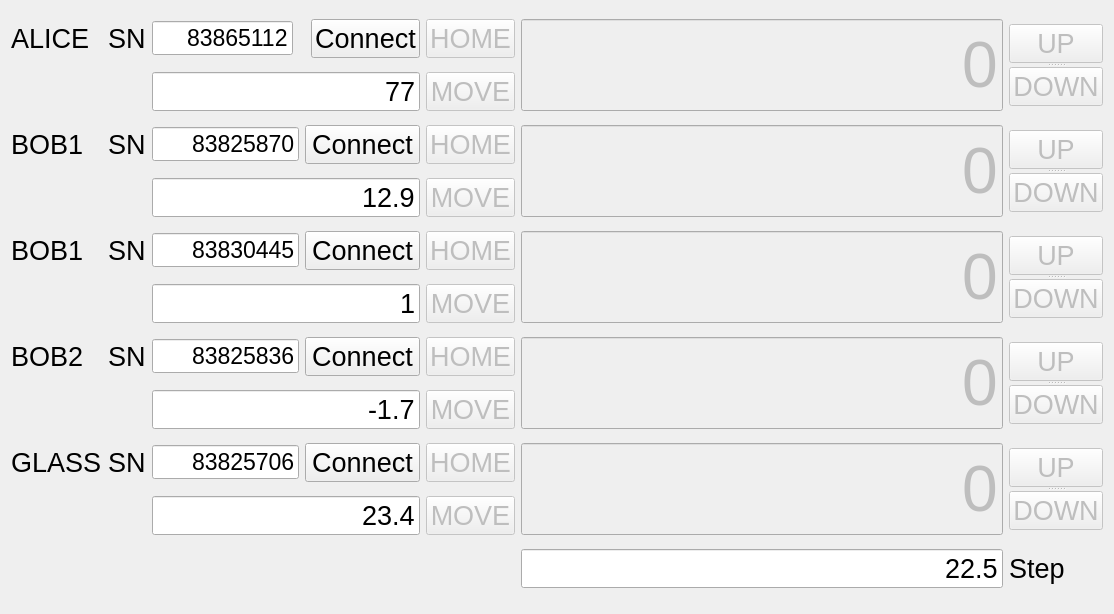
<?xml version="1.0" encoding="UTF-8"?>
<ui version="4.0">
 <class>Form</class>
 <widget class="QWidget" name="Form">
  <property name="geometry">
   <rect>
    <x>0</x>
    <y>0</y>
    <width>1114</width>
    <height>614</height>
   </rect>
  </property>
  <property name="windowTitle">
   <string>Form</string>
  </property>
  <layout class="QGridLayout" name="gridLayout_2">
   <item row="0" column="0" colspan="2">
    <widget class="QLabel" name="label_3">
     <property name="font">
      <font>
       <pointsize>20</pointsize>
      </font>
     </property>
     <property name="text">
      <string>ALICE</string>
     </property>
    </widget>
   </item>
   <item row="0" column="2">
    <widget class="QLabel" name="label_2">
     <property name="font">
      <font>
       <pointsize>20</pointsize>
      </font>
     </property>
     <property name="text">
      <string>SN</string>
     </property>
    </widget>
   </item>
   <item row="0" column="3">
    <widget class="QLineEdit" name="txtSN">
     <property name="font">
      <font>
       <pointsize>17</pointsize>
      </font>
     </property>
     <property name="text">
      <string>83865112</string>
     </property>
     <property name="alignment">
      <set>Qt::AlignRight|Qt::AlignTrailing|Qt::AlignVCenter</set>
     </property>
    </widget>
   </item>
   <item row="0" column="8" rowspan="2">
    <widget class="QLineEdit" name="txtPos">
     <property name="enabled">
      <bool>false</bool>
     </property>
     <property name="sizePolicy">
      <sizepolicy hsizetype="Expanding" vsizetype="Preferred">
       <horstretch>0</horstretch>
       <verstretch>0</verstretch>
      </sizepolicy>
     </property>
     <property name="font">
      <font>
       <pointsize>48</pointsize>
      </font>
     </property>
     <property name="text">
      <string>0</string>
     </property>
     <property name="alignment">
      <set>Qt::AlignRight|Qt::AlignTrailing|Qt::AlignVCenter</set>
     </property>
    </widget>
   </item>
   <item row="0" column="9" rowspan="2">
    <widget class="QSplitter" name="splitter">
     <property name="sizePolicy">
      <sizepolicy hsizetype="Maximum" vsizetype="Maximum">
       <horstretch>0</horstretch>
       <verstretch>0</verstretch>
      </sizepolicy>
     </property>
     <property name="font">
      <font>
       <pointsize>20</pointsize>
      </font>
     </property>
     <property name="orientation">
      <enum>Qt::Vertical</enum>
     </property>
     <widget class="QPushButton" name="btnUp">
      <property name="enabled">
       <bool>false</bool>
      </property>
      <property name="sizePolicy">
       <sizepolicy hsizetype="Maximum" vsizetype="Fixed">
        <horstretch>0</horstretch>
        <verstretch>0</verstretch>
       </sizepolicy>
      </property>
      <property name="text">
       <string>UP</string>
      </property>
     </widget>
     <widget class="QPushButton" name="btnDown">
      <property name="enabled">
       <bool>false</bool>
      </property>
      <property name="sizePolicy">
       <sizepolicy hsizetype="Maximum" vsizetype="Fixed">
        <horstretch>0</horstretch>
        <verstretch>0</verstretch>
       </sizepolicy>
      </property>
      <property name="text">
       <string>DOWN</string>
      </property>
     </widget>
    </widget>
   </item>
   <item row="2" column="0" colspan="2">
    <widget class="QLabel" name="label_4">
     <property name="font">
      <font>
       <pointsize>20</pointsize>
      </font>
     </property>
     <property name="text">
      <string>BOB1</string>
     </property>
    </widget>
   </item>
   <item row="2" column="2">
    <widget class="QLabel" name="label_5">
     <property name="font">
      <font>
       <pointsize>20</pointsize>
      </font>
     </property>
     <property name="text">
      <string>SN</string>
     </property>
    </widget>
   </item>
   <item row="2" column="3" colspan="2">
    <widget class="QLineEdit" name="txtSN_2">
     <property name="font">
      <font>
       <pointsize>17</pointsize>
      </font>
     </property>
     <property name="text">
      <string>83825870</string>
     </property>
     <property name="alignment">
      <set>Qt::AlignRight|Qt::AlignTrailing|Qt::AlignVCenter</set>
     </property>
    </widget>
   </item>
   <item row="2" column="5" colspan="2">
    <widget class="QPushButton" name="btnConnect_2">
     <property name="font">
      <font>
       <pointsize>20</pointsize>
      </font>
     </property>
     <property name="text">
      <string>Connect</string>
     </property>
    </widget>
   </item>
   <item row="2" column="7">
    <widget class="QPushButton" name="btnHome_2">
     <property name="enabled">
      <bool>false</bool>
     </property>
     <property name="font">
      <font>
       <pointsize>20</pointsize>
      </font>
     </property>
     <property name="text">
      <string>HOME</string>
     </property>
    </widget>
   </item>
   <item row="2" column="8" rowspan="2">
    <widget class="QLineEdit" name="txtPos_2">
     <property name="enabled">
      <bool>false</bool>
     </property>
     <property name="sizePolicy">
      <sizepolicy hsizetype="Expanding" vsizetype="Preferred">
       <horstretch>0</horstretch>
       <verstretch>0</verstretch>
      </sizepolicy>
     </property>
     <property name="font">
      <font>
       <pointsize>48</pointsize>
      </font>
     </property>
     <property name="text">
      <string>0</string>
     </property>
     <property name="alignment">
      <set>Qt::AlignRight|Qt::AlignTrailing|Qt::AlignVCenter</set>
     </property>
    </widget>
   </item>
   <item row="2" column="9" rowspan="2">
    <widget class="QSplitter" name="splitter_2">
     <property name="sizePolicy">
      <sizepolicy hsizetype="Maximum" vsizetype="Maximum">
       <horstretch>0</horstretch>
       <verstretch>0</verstretch>
      </sizepolicy>
     </property>
     <property name="font">
      <font>
       <pointsize>20</pointsize>
      </font>
     </property>
     <property name="orientation">
      <enum>Qt::Vertical</enum>
     </property>
     <widget class="QPushButton" name="btnUp_2">
      <property name="enabled">
       <bool>false</bool>
      </property>
      <property name="sizePolicy">
       <sizepolicy hsizetype="Maximum" vsizetype="Fixed">
        <horstretch>0</horstretch>
        <verstretch>0</verstretch>
       </sizepolicy>
      </property>
      <property name="text">
       <string>UP</string>
      </property>
     </widget>
     <widget class="QPushButton" name="btnDown_2">
      <property name="enabled">
       <bool>false</bool>
      </property>
      <property name="sizePolicy">
       <sizepolicy hsizetype="Maximum" vsizetype="Fixed">
        <horstretch>0</horstretch>
        <verstretch>0</verstretch>
       </sizepolicy>
      </property>
      <property name="text">
       <string>DOWN</string>
      </property>
     </widget>
    </widget>
   </item>
   <item row="3" column="7">
    <widget class="QPushButton" name="btnMove_2">
     <property name="enabled">
      <bool>false</bool>
     </property>
     <property name="font">
      <font>
       <pointsize>20</pointsize>
      </font>
     </property>
     <property name="text">
      <string>MOVE</string>
     </property>
    </widget>
   </item>
   <item row="4" column="0" colspan="2">
    <widget class="QLabel" name="label_6">
     <property name="font">
      <font>
       <pointsize>20</pointsize>
      </font>
     </property>
     <property name="text">
      <string>BOB1</string>
     </property>
    </widget>
   </item>
   <item row="4" column="2">
    <widget class="QLabel" name="label_7">
     <property name="font">
      <font>
       <pointsize>20</pointsize>
      </font>
     </property>
     <property name="text">
      <string>SN</string>
     </property>
    </widget>
   </item>
   <item row="4" column="3" colspan="2">
    <widget class="QLineEdit" name="txtSN_3">
     <property name="font">
      <font>
       <pointsize>17</pointsize>
      </font>
     </property>
     <property name="text">
      <string>83830445</string>
     </property>
     <property name="alignment">
      <set>Qt::AlignRight|Qt::AlignTrailing|Qt::AlignVCenter</set>
     </property>
    </widget>
   </item>
   <item row="4" column="5" colspan="2">
    <widget class="QPushButton" name="btnConnect_3">
     <property name="font">
      <font>
       <pointsize>20</pointsize>
      </font>
     </property>
     <property name="text">
      <string>Connect</string>
     </property>
    </widget>
   </item>
   <item row="4" column="7">
    <widget class="QPushButton" name="btnHome_3">
     <property name="enabled">
      <bool>false</bool>
     </property>
     <property name="font">
      <font>
       <pointsize>20</pointsize>
      </font>
     </property>
     <property name="text">
      <string>HOME</string>
     </property>
    </widget>
   </item>
   <item row="4" column="8" rowspan="2">
    <widget class="QLineEdit" name="txtPos_3">
     <property name="enabled">
      <bool>false</bool>
     </property>
     <property name="sizePolicy">
      <sizepolicy hsizetype="Expanding" vsizetype="Preferred">
       <horstretch>0</horstretch>
       <verstretch>0</verstretch>
      </sizepolicy>
     </property>
     <property name="font">
      <font>
       <pointsize>48</pointsize>
      </font>
     </property>
     <property name="text">
      <string>0</string>
     </property>
     <property name="alignment">
      <set>Qt::AlignRight|Qt::AlignTrailing|Qt::AlignVCenter</set>
     </property>
    </widget>
   </item>
   <item row="4" column="9" rowspan="2">
    <widget class="QSplitter" name="splitter_3">
     <property name="sizePolicy">
      <sizepolicy hsizetype="Maximum" vsizetype="Maximum">
       <horstretch>0</horstretch>
       <verstretch>0</verstretch>
      </sizepolicy>
     </property>
     <property name="font">
      <font>
       <pointsize>20</pointsize>
      </font>
     </property>
     <property name="orientation">
      <enum>Qt::Vertical</enum>
     </property>
     <widget class="QPushButton" name="btnUp_3">
      <property name="enabled">
       <bool>false</bool>
      </property>
      <property name="sizePolicy">
       <sizepolicy hsizetype="Maximum" vsizetype="Fixed">
        <horstretch>0</horstretch>
        <verstretch>0</verstretch>
       </sizepolicy>
      </property>
      <property name="text">
       <string>UP</string>
      </property>
     </widget>
     <widget class="QPushButton" name="btnDown_3">
      <property name="enabled">
       <bool>false</bool>
      </property>
      <property name="sizePolicy">
       <sizepolicy hsizetype="Maximum" vsizetype="Fixed">
        <horstretch>0</horstretch>
        <verstretch>0</verstretch>
       </sizepolicy>
      </property>
      <property name="text">
       <string>DOWN</string>
      </property>
     </widget>
    </widget>
   </item>
   <item row="5" column="3" colspan="4">
    <widget class="QLineEdit" name="txtMove_3">
     <property name="font">
      <font>
       <pointsize>20</pointsize>
      </font>
     </property>
     <property name="text">
      <string>1</string>
     </property>
     <property name="alignment">
      <set>Qt::AlignRight|Qt::AlignTrailing|Qt::AlignVCenter</set>
     </property>
    </widget>
   </item>
   <item row="5" column="7">
    <widget class="QPushButton" name="btnMove_3">
     <property name="enabled">
      <bool>false</bool>
     </property>
     <property name="font">
      <font>
       <pointsize>20</pointsize>
      </font>
     </property>
     <property name="text">
      <string>MOVE</string>
     </property>
    </widget>
   </item>
   <item row="6" column="0" colspan="2">
    <widget class="QLabel" name="label_8">
     <property name="font">
      <font>
       <pointsize>20</pointsize>
      </font>
     </property>
     <property name="text">
      <string>BOB2</string>
     </property>
    </widget>
   </item>
   <item row="6" column="2">
    <widget class="QLabel" name="label_9">
     <property name="font">
      <font>
       <pointsize>20</pointsize>
      </font>
     </property>
     <property name="text">
      <string>SN</string>
     </property>
    </widget>
   </item>
   <item row="6" column="3" colspan="2">
    <widget class="QLineEdit" name="txtSN_4">
     <property name="font">
      <font>
       <pointsize>17</pointsize>
      </font>
     </property>
     <property name="text">
      <string>83825836</string>
     </property>
     <property name="alignment">
      <set>Qt::AlignRight|Qt::AlignTrailing|Qt::AlignVCenter</set>
     </property>
    </widget>
   </item>
   <item row="6" column="5" colspan="2">
    <widget class="QPushButton" name="btnConnect_4">
     <property name="font">
      <font>
       <pointsize>20</pointsize>
      </font>
     </property>
     <property name="text">
      <string>Connect</string>
     </property>
    </widget>
   </item>
   <item row="6" column="7">
    <widget class="QPushButton" name="btnHome_4">
     <property name="enabled">
      <bool>false</bool>
     </property>
     <property name="font">
      <font>
       <pointsize>20</pointsize>
      </font>
     </property>
     <property name="text">
      <string>HOME</string>
     </property>
    </widget>
   </item>
   <item row="7" column="7">
    <widget class="QPushButton" name="btnMove_4">
     <property name="enabled">
      <bool>false</bool>
     </property>
     <property name="font">
      <font>
       <pointsize>20</pointsize>
      </font>
     </property>
     <property name="text">
      <string>MOVE</string>
     </property>
    </widget>
   </item>
   <item row="6" column="8" rowspan="2">
    <widget class="QLineEdit" name="txtPos_4">
     <property name="enabled">
      <bool>false</bool>
     </property>
     <property name="sizePolicy">
      <sizepolicy hsizetype="Expanding" vsizetype="Preferred">
       <horstretch>0</horstretch>
       <verstretch>0</verstretch>
      </sizepolicy>
     </property>
     <property name="font">
      <font>
       <pointsize>48</pointsize>
      </font>
     </property>
     <property name="text">
      <string>0</string>
     </property>
     <property name="alignment">
      <set>Qt::AlignRight|Qt::AlignTrailing|Qt::AlignVCenter</set>
     </property>
    </widget>
   </item>
   <item row="6" column="9" rowspan="2">
    <widget class="QSplitter" name="splitter_8">
     <property name="sizePolicy">
      <sizepolicy hsizetype="Maximum" vsizetype="Maximum">
       <horstretch>0</horstretch>
       <verstretch>0</verstretch>
      </sizepolicy>
     </property>
     <property name="font">
      <font>
       <pointsize>20</pointsize>
      </font>
     </property>
     <property name="orientation">
      <enum>Qt::Vertical</enum>
     </property>
     <widget class="QPushButton" name="btnUp_4">
      <property name="enabled">
       <bool>false</bool>
      </property>
      <property name="sizePolicy">
       <sizepolicy hsizetype="Maximum" vsizetype="Fixed">
        <horstretch>0</horstretch>
        <verstretch>0</verstretch>
       </sizepolicy>
      </property>
      <property name="text">
       <string>UP</string>
      </property>
     </widget>
     <widget class="QPushButton" name="btnDown_4">
      <property name="enabled">
       <bool>false</bool>
      </property>
      <property name="sizePolicy">
       <sizepolicy hsizetype="Maximum" vsizetype="Fixed">
        <horstretch>0</horstretch>
        <verstretch>0</verstretch>
       </sizepolicy>
      </property>
      <property name="text">
       <string>DOWN</string>
      </property>
     </widget>
    </widget>
   </item>
   <item row="7" column="3" colspan="4">
    <widget class="QLineEdit" name="txtMove_4">
     <property name="font">
      <font>
       <pointsize>20</pointsize>
      </font>
     </property>
     <property name="text">
      <string>-1.7</string>
     </property>
     <property name="alignment">
      <set>Qt::AlignRight|Qt::AlignTrailing|Qt::AlignVCenter</set>
     </property>
    </widget>
   </item>
   <item row="8" column="0" colspan="2">
    <widget class="QLabel" name="label_10">
     <property name="font">
      <font>
       <pointsize>20</pointsize>
      </font>
     </property>
     <property name="text">
      <string>GLASS</string>
     </property>
    </widget>
   </item>
   <item row="8" column="2">
    <widget class="QLabel" name="label_11">
     <property name="font">
      <font>
       <pointsize>20</pointsize>
      </font>
     </property>
     <property name="text">
      <string>SN</string>
     </property>
    </widget>
   </item>
   <item row="8" column="3" colspan="2">
    <widget class="QLineEdit" name="txtSN_5">
     <property name="font">
      <font>
       <pointsize>17</pointsize>
      </font>
     </property>
     <property name="text">
      <string>83825706</string>
     </property>
     <property name="alignment">
      <set>Qt::AlignRight|Qt::AlignTrailing|Qt::AlignVCenter</set>
     </property>
    </widget>
   </item>
   <item row="8" column="5" colspan="2">
    <widget class="QPushButton" name="btnConnect_5">
     <property name="font">
      <font>
       <pointsize>20</pointsize>
      </font>
     </property>
     <property name="text">
      <string>Connect</string>
     </property>
    </widget>
   </item>
   <item row="8" column="7">
    <widget class="QPushButton" name="btnHome_5">
     <property name="enabled">
      <bool>false</bool>
     </property>
     <property name="font">
      <font>
       <pointsize>20</pointsize>
      </font>
     </property>
     <property name="text">
      <string>HOME</string>
     </property>
    </widget>
   </item>
   <item row="8" column="8" rowspan="2">
    <widget class="QLineEdit" name="txtPos_5">
     <property name="enabled">
      <bool>false</bool>
     </property>
     <property name="sizePolicy">
      <sizepolicy hsizetype="Expanding" vsizetype="Preferred">
       <horstretch>0</horstretch>
       <verstretch>0</verstretch>
      </sizepolicy>
     </property>
     <property name="font">
      <font>
       <pointsize>48</pointsize>
      </font>
     </property>
     <property name="text">
      <string>0</string>
     </property>
     <property name="alignment">
      <set>Qt::AlignRight|Qt::AlignTrailing|Qt::AlignVCenter</set>
     </property>
    </widget>
   </item>
   <item row="8" column="9" rowspan="2">
    <widget class="QSplitter" name="splitter_10">
     <property name="sizePolicy">
      <sizepolicy hsizetype="Maximum" vsizetype="Maximum">
       <horstretch>0</horstretch>
       <verstretch>0</verstretch>
      </sizepolicy>
     </property>
     <property name="font">
      <font>
       <pointsize>20</pointsize>
      </font>
     </property>
     <property name="orientation">
      <enum>Qt::Vertical</enum>
     </property>
     <widget class="QPushButton" name="btnUp_5">
      <property name="enabled">
       <bool>false</bool>
      </property>
      <property name="sizePolicy">
       <sizepolicy hsizetype="Maximum" vsizetype="Fixed">
        <horstretch>0</horstretch>
        <verstretch>0</verstretch>
       </sizepolicy>
      </property>
      <property name="text">
       <string>UP</string>
      </property>
     </widget>
     <widget class="QPushButton" name="btnDown_5">
      <property name="enabled">
       <bool>false</bool>
      </property>
      <property name="sizePolicy">
       <sizepolicy hsizetype="Maximum" vsizetype="Fixed">
        <horstretch>0</horstretch>
        <verstretch>0</verstretch>
       </sizepolicy>
      </property>
      <property name="text">
       <string>DOWN</string>
      </property>
     </widget>
    </widget>
   </item>
   <item row="9" column="3" colspan="4">
    <widget class="QLineEdit" name="txtMove_5">
     <property name="font">
      <font>
       <pointsize>20</pointsize>
      </font>
     </property>
     <property name="text">
      <string>23.4</string>
     </property>
     <property name="alignment">
      <set>Qt::AlignRight|Qt::AlignTrailing|Qt::AlignVCenter</set>
     </property>
    </widget>
   </item>
   <item row="9" column="7">
    <widget class="QPushButton" name="btnMove_5">
     <property name="enabled">
      <bool>false</bool>
     </property>
     <property name="font">
      <font>
       <pointsize>20</pointsize>
      </font>
     </property>
     <property name="text">
      <string>MOVE</string>
     </property>
    </widget>
   </item>
   <item row="1" column="7">
    <widget class="QPushButton" name="btnMove">
     <property name="enabled">
      <bool>false</bool>
     </property>
     <property name="font">
      <font>
       <pointsize>20</pointsize>
      </font>
     </property>
     <property name="text">
      <string>MOVE</string>
     </property>
    </widget>
   </item>
   <item row="0" column="7">
    <widget class="QPushButton" name="btnHome">
     <property name="enabled">
      <bool>false</bool>
     </property>
     <property name="font">
      <font>
       <pointsize>20</pointsize>
      </font>
     </property>
     <property name="text">
      <string>HOME</string>
     </property>
    </widget>
   </item>
   <item row="1" column="3" colspan="4">
    <widget class="QLineEdit" name="txtMove">
     <property name="font">
      <font>
       <pointsize>20</pointsize>
      </font>
     </property>
     <property name="text">
      <string>77</string>
     </property>
     <property name="alignment">
      <set>Qt::AlignRight|Qt::AlignTrailing|Qt::AlignVCenter</set>
     </property>
    </widget>
   </item>
   <item row="0" column="6">
    <widget class="QPushButton" name="btnConnect">
     <property name="font">
      <font>
       <pointsize>20</pointsize>
      </font>
     </property>
     <property name="text">
      <string>Connect</string>
     </property>
    </widget>
   </item>
   <item row="10" column="8">
    <widget class="QLineEdit" name="txtStep">
     <property name="font">
      <font>
       <pointsize>20</pointsize>
      </font>
     </property>
     <property name="text">
      <string>22.5</string>
     </property>
     <property name="alignment">
      <set>Qt::AlignRight|Qt::AlignTrailing|Qt::AlignVCenter</set>
     </property>
    </widget>
   </item>
   <item row="10" column="9">
    <widget class="QLabel" name="label">
     <property name="font">
      <font>
       <pointsize>20</pointsize>
      </font>
     </property>
     <property name="text">
      <string>Step</string>
     </property>
    </widget>
   </item>
   <item row="3" column="3" colspan="4">
    <widget class="QLineEdit" name="txtMove_2">
     <property name="font">
      <font>
       <pointsize>20</pointsize>
      </font>
     </property>
     <property name="text">
      <string>12.9</string>
     </property>
     <property name="alignment">
      <set>Qt::AlignRight|Qt::AlignTrailing|Qt::AlignVCenter</set>
     </property>
    </widget>
   </item>
  </layout>
 </widget>
 <resources/>
 <connections/>
</ui>
